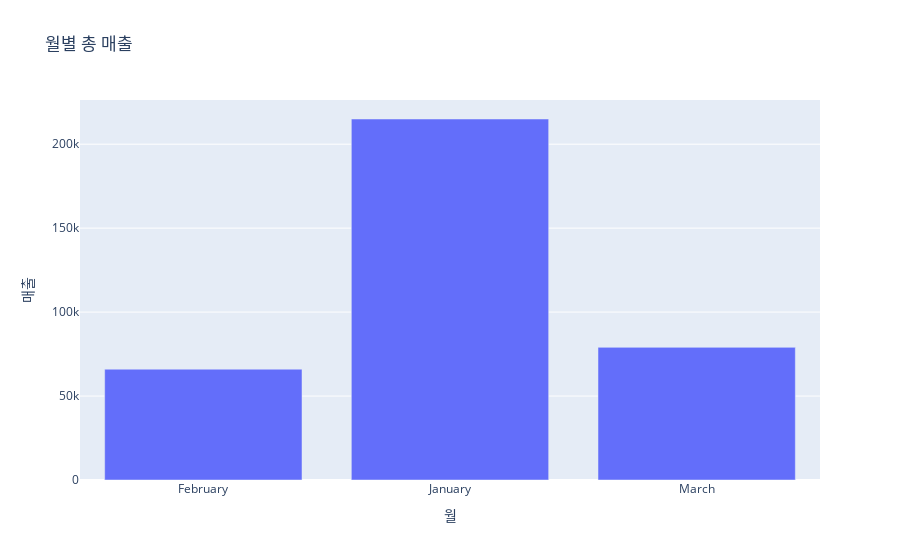

Source (notebook cell):
### Code cell
# 월별 총매출 시각화
df1_agg = df1.groupby('Month')['Sales'].sum().reset_index()

fig1 = px.bar(df1_agg
             , x = 'Month'
             , y ='Sales'
             , title = '월별 총 매출')

fig1.update_layout(xaxis_title='월', yaxis_title='매출')

fig1.show()

### Figure 1 — Plotly figure (JSON) as saved in the notebook; plotly's stock layout.template omitted (floating-point values rounded to 4 significant figures)
{"data": [{"alignmentgroup": "True", "hovertemplate": "Month=%{x}<br>Sales=%{y}<extra></extra>", "legendgroup": "", "marker": {"color": "#636efa", "pattern": {"shape": ""}}, "name": "", "offsetgroup": "", "orientation": "v", "showlegend": false, "textposition": "auto", "type": "bar", "x": ["February", "January", "March"], "xaxis": "x", "y": [66000, 215000, 79000], "yaxis": "y"}], "layout": {"barmode": "relative", "legend": {"tracegroupgap": 0}, "title": {"text": "월별 총 매출"}, "xaxis": {"anchor": "y", "domain": [0, 1], "title": {"text": "월"}}, "yaxis": {"anchor": "x", "domain": [0, 1], "title": {"text": "매출"}}}}
